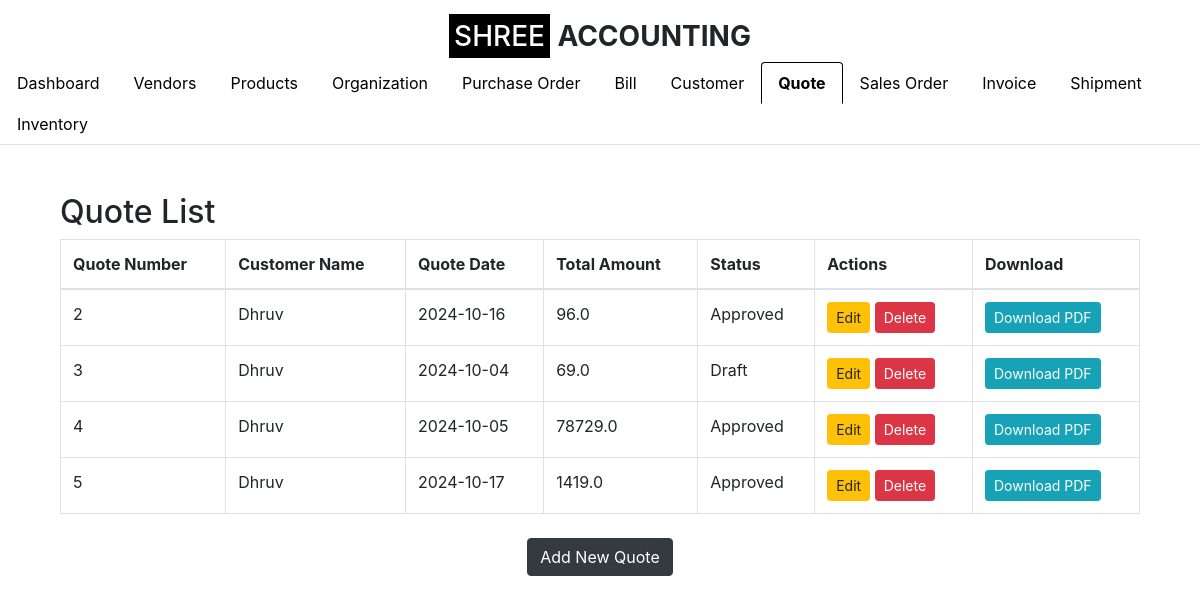
The app's page /quote (signed in) with its own data.
### app.py (models this page shows, shortened)
class Quote(db.Model):
    __tablename__ = 'quote'
    id = db.Column(db.Integer, primary_key=True)
    quote_number = db.Column(db.String(50), nullable=False, unique=True)
    customer_id = db.Column(db.Integer, db.ForeignKey('customer.id'), nullable=False)
    quote_date = db.Column(db.Date, nullable=False)
    total_amount = db.Column(db.Float, nullable=False)
    status = db.Column(db.String(50), nullable=False, default='Draft')
    organization_id = db.Column(db.Integer, db.ForeignKey('setup_organization.id'), nullable=False)
    customer = db.relationship('Customer', backref=db.backref('quotes', lazy=True))
    organization = db.relationship('SetupOrganization', backref=db.backref('quotes', lazy=True))
    line_items = db.relationship('QuoteLineItem', backref='quote_ref', lazy=True, cascade="all, delete-orphan")

class Customer(db.Model):
    id = db.Column(db.Integer, primary_key=True)
    customer_name = db.Column(db.String(100), nullable=False)
    company_name = db.Column(db.String(100), nullable=False)
    email_id = db.Column(db.String(100), nullable=False)
    phone_number = db.Column(db.String(15), nullable=False)
    address = db.Column(db.String(255), nullable=False)
    gst_number = db.Column(db.String(15), nullable=True)  # GST Number is optional
    organization_id = db.Column(db.Integer, db.ForeignKey('organization.id'), nullable=False)
    organization = db.relationship('Organization', backref=db.backref('customers', lazy=True))

### app.py (the view)
    def wrap(*args, **kwargs):
        if 'logged_in' in session:
            return f(*args, **kwargs)
        else:
            flash('Please log in first.', 'warning')
            return redirect(url_for('login'))

### app.py (called while the page is built)
def login_required(f):
    def wrap(*args, **kwargs):
        if 'logged_in' in session:
            return f(*args, **kwargs)
        else:
            flash('Please log in first.', 'warning')
            return redirect(url_for('login'))
    wrap.__name__ = f.__name__
    return wrap

@app.route('/quote')
@login_required
def quote_list():
    organization_id = session.get('organization_id')
    quotes = Quote.query.filter(Quote.organization_id == organization_id).all()
    quotes_with_sales_order = {}
    for quote in quotes:
        sales_order_exists = SalesOrder.query.filter_by(quote_id=quote.id).first() is not None
        quotes_with_sales_order[quote.id] = sales_order_exists
    return render_template('quote_list.html', quotes=quotes, quotes_with_sales_order=quotes_with_sales_order, show_logo=True, active_tab='quote')

### templates/quote_list.html (shortened to what this page needs)
{% extends "base.html" %}
{% block content %}
<div class="container mt-5">
    <h2>Quote List</h2>
    <table class="table table-bordered">
        <thead>
            <tr>
                <th>Quote Number</th>
                <th>Customer Name</th>
                <th>Quote Date</th>
                <th>Total Amount</th>
                <th>Status</th>
                <th>Actions</th>
                <th>Download</th>
            </tr>
        </thead>
        <tbody>
            {% for quote in quotes %}
            <tr>
                <td>{{ quote.quote_number }}</td>
                <td>{{ quote.customer.customer_name }}</td>
                <td>{{ quote.quote_date }}</td>
                <td>{{ quote.total_amount }}</td>
                <td>{{ quote.status }}</td>
                <td>
                    {% if not quotes_with_sales_order[quote.id] %}
                        <a href="{{ url_for('edit_quote', quote_id=quote.id) }}" class="btn btn-warning btn-sm">Edit</a>
                        <form action="{{ url_for('delete_quote', quote_id=quote.id) }}" method="POST" style="display:inline-block;">
                            <button type="submit" class="btn btn-danger btn-sm" onclick="return confirm('Are you sure you want to delete this quote?')">Delete</button>
                        </form>
                    {% else %}
                        <button class="btn btn-secondary btn-sm" disabled>Edit</button>
                        <button class="btn btn-secondary btn-sm" disabled>Delete</button>
                    {% endif %}
                </td>
                <td>
                    <a href="/generate_quote_pdf/{{ quote.id }}" class="btn btn-info btn-sm">Download PDF</a>
                </td>
            </tr>
            {% endfor %}
        </tbody>
    </table>
    <div class="text-center mt-4">
        <a href="{{ url_for('create_quote') }}" class="btn btn-dark">Add New Quote</a>
    </div>
</div>
{% endblock %}

### records on screen
Quote: quote_number "2", customer.customer_name "Dhruv", quote_date "2024-10-16", total_amount "96.0", status "Approved"
Quote: quote_number "3", customer.customer_name "Dhruv", quote_date "2024-10-04", total_amount "69.0", status "Draft"
Quote: quote_number "4", customer.customer_name "Dhruv", quote_date "2024-10-05", total_amount "78729.0", status "Approved"
Quote: quote_number "5", customer.customer_name "Dhruv", quote_date "2024-10-17", total_amount "1419.0", status "Approved"
